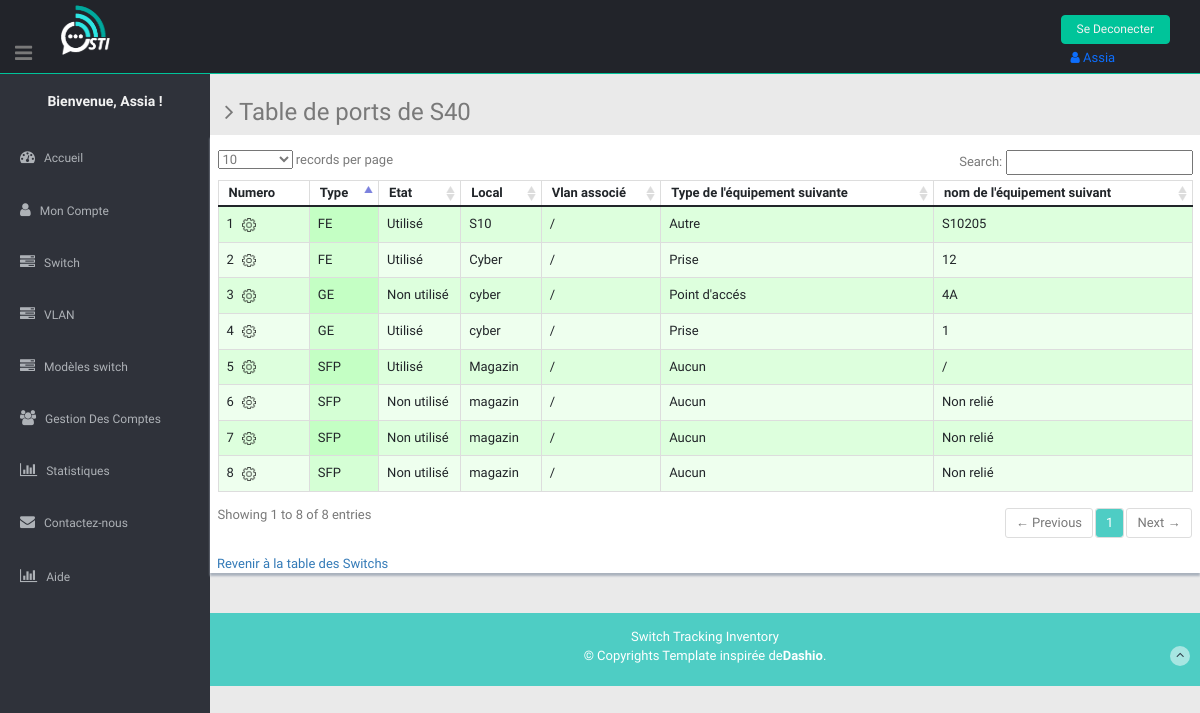
The page /app_principal/switch/41/port_tab/ (signed in) on the database as committed earlier.
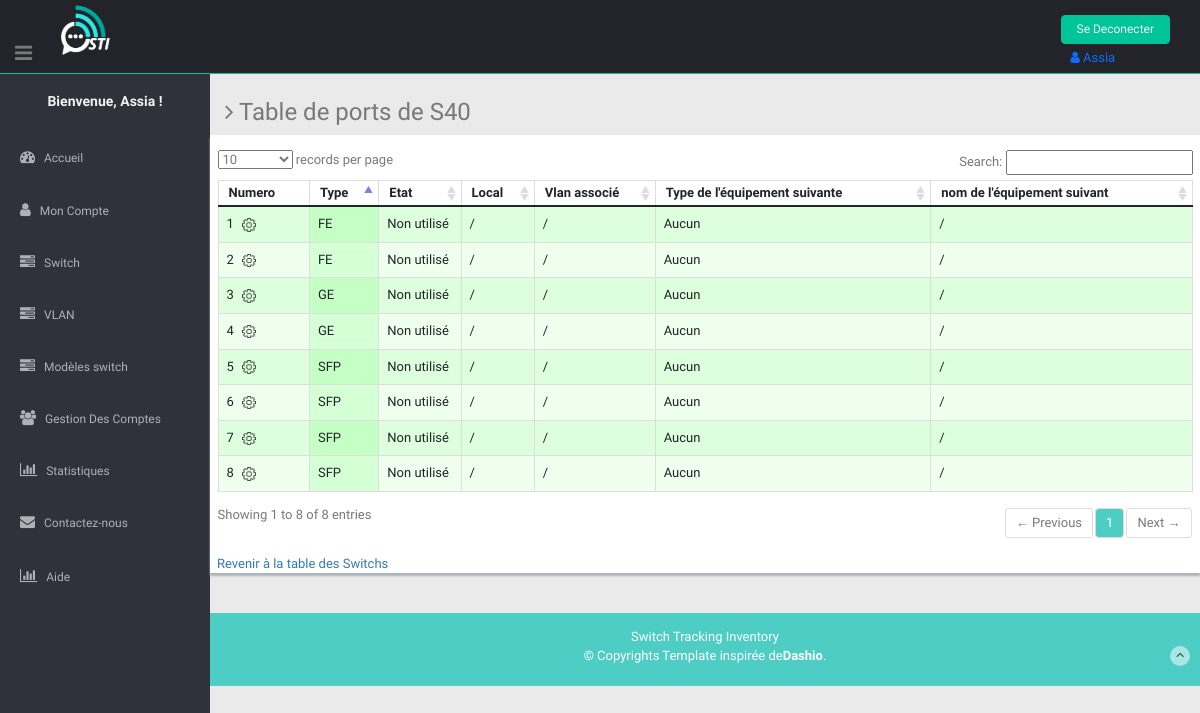
The same page on the database as committed later.
### app_principal/models.py (models this page shows, shortened)
class switch(models.Model):  # on peut creer les ports d'un switch a partir d'un objet "switch" : switch_objet.port_set.create(num_port=...,type_port=...etc)
    passif = 'Passif'
    actif = 'Actif'
    reforme = 'Reformé'
    defectueux= 'Défectueux'
    choix_etat = [
        (defectueux, 'Défectueux'),
        (passif, 'Passif'),
        (reforme, 'Reformé'),
        (actif, 'Actif'),
    ]
    nom = models.CharField(max_length=50,unique=True)
    marque = models.CharField(max_length=50, default='Cisco')
    modele = models.CharField(max_length=50)
    bloc = models.CharField(max_length=25, default="pas configuré")
    local = models.CharField(max_length=25, default="magazin")
    armoire = models.CharField(max_length=25, default="pas configuré")
    inventaire = models.CharField(max_length=50, unique=True,)
    serie = models.CharField(max_length=25, unique=True,)
    mac = models.CharField(max_length=25, unique=True,)
    password=models.CharField('Mot de passe',max_length=100,blank=True,
                                  null=True,)
    preced = models.CharField(
        'Cascade depuis', max_length=50, blank=True, default="pas en cascade")
    date_achat = models.DateField("Date d'achat",
                                  blank=True,
                                  null=True,
                                  )
    etat = models.CharField(
        max_length=10,
        choices=choix_etat,
        default=passif,
    )
    vlans=models.CharField(
        'VLANs associés', max_length=350, blank=True, default="/ ")

class Port(models.Model):
    defect = 'Défectueux'
    relie = 'Utilisé'
    nonutilise = 'Non utilisé'
    etat_port = [
        (defect, 'Défectueux'),
        (relie, 'Utilisé'),
        (nonutilise, 'Non utilisé'),
    ]
    fe = 'FE'
    ge = 'GE'
    sfp = 'SFP'
    choix_type_port = [
        (fe, 'FE'),
        (ge, 'GE'),
        (sfp, 'SFP'),
    ]
    prise = 'Prise'
    switch = 'Switch'
    poit_A = "Point d'accés"
    imprim = "Imprimante"
    aucun = 'Aucun'
    autre = 'Autre'
    choix_type_suiv = [
        (prise, 'Prise'),
        (switch, 'Switch'),
        (poit_A, "Point d'accés"),
        (imprim, "Imprimante"),
        (aucun, 'Aucun'),
        (autre, 'Autre'),
    ]
    switch = models.ForeignKey(switch, on_delete=models.CASCADE, null=True)
    num_port = models.PositiveIntegerField(default=1)
    local=models.CharField(
        max_length=100,
        default='/',)
    type_port = models.CharField(
        max_length=20,
        choices=choix_type_port,
    )
    etat = models.CharField(
        max_length=50,
        choices=etat_port,
        default=nonutilise)
    vlan_associe = models.CharField(
        'VLAN associé', max_length=50, default= "/")
    nom_suiv = models.CharField(
        "Nom de l'équipement relié", max_length=100, default="Non relié")
    type_suiv = models.CharField(
        "Type de l'équipement relié ", max_length=15, default="Aucun", choices=choix_type_suiv,)

### app_principal/views.py (the view)
# urls.py: path('switch/<int:switch_id>/port_tab/', views.port_tab, name='port'),
@login_required()
@user_passes_test(lambda u: (Group.objects.get(name="voir") in u.groups.all()) or u.is_superuser == True, login_url='app_principal:c')
def port_tab(request, switch_id):
	switch_nom = switch.objects.get(id=switch_id).nom
	cols_principales = ['Numero', 'Type',
						'Etat', 'Local', 'Vlan associé', "Type de l'équipement suivante", "nom de l'équipement suivant"]
	cols_detail = []
	Ports = Port.objects.filter(switch=switch_id)
	context = {'objet': 'ports', 'objets': Ports,
			   'colsp': cols_principales, 'colsd': cols_detail, 'switch_nom': switch_nom, 'titre':'Ports', }
	return render(request, 'app_principal/offictable.html', context)

### app_principal/templatetags/app_extras.py (called while the page is built)
def has_group(user, nom_group):
    try:
        group =  Group.objects.get(name=nom_group)
    except Group.DoesNotExist:
        return False
    return (group in user.groups.all() or user.is_superuser)

### app_principal/templates/app_principal/offictable.html (shortened to what this page needs)
{% extends 'base.html' %}
  {% load static %}
  {% load app_extras %}
  {% block css %}
  <link type="text/css" href="{% static 'lib/font-awesome/css/font-awesome.css' %}" rel="stylesheet" />
  <link type="text/css" href="{% static 'lib/advanced-datatable/css/demo_page.css' %}" rel="stylesheet" />
  <link type="text/css" href="{% static 'lib/advanced-datatable/css/demo_table.css' %}" rel="stylesheet" />
  <link rel="stylesheet" href="{% static 'lib/advanced-datatable/css/DT_bootstrap.css' %}" />
  <link href="{% static 'css/vlan.css' %}" rel="stylesheet">
  {% endblock %}
 {% block content %}
    <section class="wrapper">
        <h3><i class="fa fa-angle-right"></i> Table de {{ objet }} {% if objet == 'ports' %} de {{ switch_nom }} {% endif %} </h3>
      <div class="row mb">
        <div class="content-panel" style="position:relative;">
              <div class="adv-table">
                <table cellpadding="0" cellspacing="0" class="display table table-bordered" id="hidden-table-info">
                  <thead>
                    <tr>
                      {% for col in colsp %}
                      <th>{{ col }}</th>
                      {% endfor %}
                    </tr>
                  </thead>
                  <tbody>
                    {% for s in objets %}
                      {% if objet == "ports" %}
                        <tr class="gradeA">
                          <td>{{ s.num_port }} {% if request.user|has_group:"modifier" %}<a href="{% url 'app_principal:portconfig' s.switch.id s.num_port %}" ><img style="width:13.5px;margin-left: 5px;" src="{% static 'img/config.png' %}" title="configurer"/> </a></td>  {% endif %}
                          <td>{{ s.type_port }}</td>
                          <td>{{ s.etat }}</td>
                          <td>{{ s.local }}</td>
                          <td>{{ s.vlan_associe }}</td>
                          <td>{{ s.type_suiv }}</td>
                          <td>{{ s.nom_suiv }}</td>
                        </tr>
                      {% endif %}
                    {% endfor %}
                  </tbody>
                </table>
              </div>
        {% if objet == 'ports' %}
        <a href="{% url 'app_principal:switch' %}" style="position:absolute;bottom:0;left:7px;">Revenir à la table des Switchs</a>
        {% endif %}
        </div>
      </div>
    </section>
  {% endblock %}

### app_principal/templates/base.html (shortened to what this page needs)
<!DOCTYPE html>
<html lang="en">
<head>
  <link rel="stylesheet" href="https://cdn.jsdelivr.net/npm/bootstrap@5.1.3/dist/css/bootstrap.min.css">
  {% load static %}
  <link href="{% static 'lib/bootstrap/css/bootstrap.min.css' %}" rel="stylesheet">
  {% block css %}{% endblock %}
  <link href="{% static 'style.css' %}" rel="stylesheet">
  <link href="{% static 'lib/font-awesome/css/font-awesome.css' %}" rel="stylesheet" />
  <link href="{% static 'style.css' %}" rel="stylesheet">
  <link href="{% static 'css/style-responsive.css' %}" rel="stylesheet">
   <link rel="stylesheet" type="text/css" href="{% static 'lib/bootstrap-fileupload/bootstrap-fileupload.css' %}" />
   <link rel="stylesheet" type="text/css" href="{% static 'lib/bootstrap-datepicker/css/datepicker.css' %}" />
   <link rel="stylesheet" type="text/css" href="{% static 'lib/bootstrap-daterangepicker/daterangepicker.css' %}" />
   <link rel="stylesheet" type="text/css" href="{% static 'lib/bootstrap-timepicker/compiled/timepicker.css' %}" />
   <link rel="stylesheet" type="text/css" href="{% static 'lib/bootstrap-datetimepicker/datertimepicker.css' %}" />
</head>
<body >
  <section id="container" >
    <a href="#"><img src="img" alt="good vybes" /></a>
     <header class="header black-bg" style="top:0;">
      <div class="sidebar-toggle-box">
        <div id="di" class="fa fa-bars tooltips" data-placement="right" data-original-title="Toggle Navigation"></div>
      </div>
      <a href="#" ><img class="logo" src="{% static 'img/logo.png'%}" alt="logo nnnn"></a>
      <div class="top-menu">
        <ul class="nav pull-right top-menu">
          <li>
          {% if user.is_authenticated %}
            <a type="button" class="logout" href="{% url 'app_principal:logout' %}">Se Deconecter</a>
            <span class="nav-item nav-link"> <i class="fa fa-user"></i>  {{user.username}}</span>
          {% else %}
            <a class=" btn-outline-success my-2 my-sm-0" href="{% url 'app_principal:login' %}">Se connecter</a>
          {% endif %}
          </li >
        </ul>
      </div>
    </header>
    <aside>
      <div id="sidebar" class="nav-collapse ">
        <ul class="sidebar-menu" id="nav-accordion">
          <h5 class="centered">Bienvenue, {{request.user.username}} !</h5>
          <li class="mt">
            <a href="{% url 'app_principal:accueil1'  %}">
              <i class="fa fa-dashboard"></i>
              <span>Accueil</span>
              </a>
          </li>
          <li class="sub-menu">
            <a href="{% url 'app_principal:c'  %}">
              <i class="fa fa-user"></i>
              <span>Mon Compte</span>
              </a>
          <li class="sub-menu">
            <a  href="{% url 'app_principal:switch'  %}">
              <i class="fa fa-tasks"></i>
              <span>Switch</span>
              </a>
          </li>
          <li class="sub-menu">
            <a  href="{% url 'app_principal:vlan'  %}">
              <i class="fa fa-tasks"></i>
              <span>VLAN</span>
              </a>
          </li>
          <li class="sub-menu">
            <a  href="{% url 'app_principal:modele'  %}">
              <i class="fa fa-tasks"></i>
              <span>Modèles switch</span>
              </a>
          </li>
          {% if request.user.is_superuser %}
          <li class="sub-menu">
            <a  href="{% url 'app_principal:users'  %}">
              <i class="fa fa-users"></i>
              <span>Gestion Des Comptes</span>
              </a>
          </li>
          {% endif %}
          <li class="sub-menu">
            <a href="{% url 'app_principal:statistique'  %}">
              <i class="fa fa-bar-chart-o"></i>
              <span>Statistiques</span>
              </a>
          </li>
          <li>
            <a href="{% url 'app_principal:contact'  %}">
              <i class="fa fa-envelope"></i>
              <span>Contactez-nous </span>
              </a>
          </li>
          <li class="sub-menu">
            <a href="{% url 'app_principal:aide'  %}">
              <i class=" fa fa-bar-chart-o"></i>
              <span>Aide</span>
              </a>
          </li>
      </div>
    </aside>
     <section id="main-content">
        {% block content %}
        {% endblock %}
        <footer class="site-footer">
          <div class="text-center">
            <p>
              Switch Tracking Inventory <br>
              &copy; Copyrights Template inspirée de<strong>Dashio</strong>.
            </p>
            <a href="" class="go-top">
              <i class="fa fa-angle-up"></i>
              </a>
          </div>
        </footer>
      </section>
  </section>
</body>
</html>

### app_principal/static/style.css (style rules this page uses)
body { color: #797979; background: #eaeaea; font-family: 'Ruda', sans-serif; padding: 0px !important; margin: 0px !important; font-size:13px; }
ul li { list-style: none; }
a, a:hover, a:focus { text-decoration: none; outline: none; }
#container { width: 100%; height: 100%; }
.centered { text-align: center; }
.mt { margin-top: 25px; }
.mb { margin-bottom: 25px; }
ul.top-menu > li > .logout { color: #f2f2f2; font-size: 12px; border-radius: 4px; -webkit-border-radius: 4px; border: 1px solid #00C49A !important; padding: 5px 15px; margin-right: 15px; background: #00C49A; margin-top: 15px; }
#sidebar { width: 210px; height: 100%; position: fixed; background: #2f323a; }
#sidebar h5 { color: #f2f2f2; font-weight: 700; }
#sidebar ul li { position: relative; }
ul.sidebar-menu , ul.sidebar-menu li ul.sub { margin: -2px 0 0; padding: 0; }
ul.sidebar-menu { margin-top: 75px; }
ul.sidebar-menu li { margin-bottom: 5px; margin-left:10px; margin-right:10px; }
ul.sidebar-menu li.sub-menu { line-height: 15px; }
ul.sidebar-menu li a span { display: inline-block; }
ul.sidebar-menu li a { color: #aeb2b7; text-decoration: none; display: block; padding: 15px 0 15px 10px; font-size: 12px; outline: none; -webkit-transition: all 0.3s ease; -moz-transition: all 0.3s ease; -o-transition: all 0.3s ease; -ms-transition: all 0.3s ease; transition: all 0.3s ease; }
ul.sidebar-menu li a i { font-size: 15px; padding-right: 6px; }
#main-content { margin-left: 210px; }
.header, .footer { min-height: 60px; padding: 0 15px; }
.header { position: fixed; left: 0; right: 0; z-index: 1002; }
.black-bg { background: #22242a; border-bottom: 1px solid #00C49A; }
.wrapper { display: inline-block; margin-top: 60px; padding-left: 15px; padding-right: 15px; padding-bottom: 15px; padding-top: 0px; width: 100%; }
#top_menu .nav > li, ul.top-menu > li { float: left; }
ul.top-menu > li > a { color: #666666; font-size: 16px; border-radius: 4px; -webkit-border-radius: 4px; border:1px solid #666666 !important; padding: 2px 6px; margin-right: 15px; }
.sidebar-toggle-box { float: left; padding-right: 15px; margin-top: 20px; }
.sidebar-toggle-box .fa-bars { cursor: pointer; display: inline-block; font-size: 20px; }
.content-panel { background: #ffffff; box-shadow: 0px 3px 2px #aab2bd; padding-top: 15px; padding-bottom: 5px; }
.site-footer { background: #4ECDC4; color: #fff; padding: 15px 0; }
.site-footer p { margin-bottom: 5px; }
.go-top { margin-right: 1%; margin-top: -25px; float: right; background: rgba(255,255,255,.5); width: 20px; height: 20px; border-radius: 50%; -webkit-border-radius: 50%; }
.go-top i { color: #2A3542; }

### app_principal/templates/base.html (style rules this page uses)
.logo { width: 50px; height: 50px; position: absolute; top: 5px; left: 60px; }
#di { position: absolute; bottom: 10px; }

Rows that differ between the two databases and show on the page:
changed Port (number 1 of 8 on the later page): etat "Utilisé" → "Non utilisé"; local "S10" → "/"; type_suiv "Autre" → "Aucun"; nom_suiv "S10205" → "/"
changed Port (number 2 of 8 on the later page): etat "Utilisé" → "Non utilisé"; local "Cyber" → "/"; type_suiv "Prise" → "Aucun"; nom_suiv "12" → "/"
changed Port (number 3 of 8 on the later page): local "cyber" → "/"; type_suiv "Point d'accés" → "Aucun"; nom_suiv "4A" → "/"
changed Port (number 4 of 8 on the later page): etat "Utilisé" → "Non utilisé"; local "cyber" → "/"; type_suiv "Prise" → "Aucun"; nom_suiv "1" → "/"
changed Port (number 5 of 8 on the later page): etat "Utilisé" → "Non utilisé"; local "Magazin" → "/"
changed Port (number 6 of 8 on the later page): local "magazin" → "/"; nom_suiv "Non relié" → "/"
changed Port (number 7 of 8 on the later page): local "magazin" → "/"; nom_suiv "Non relié" → "/"
changed Port (number 8 of 8 on the later page): local "magazin" → "/"; nom_suiv "Non relié" → "/"
